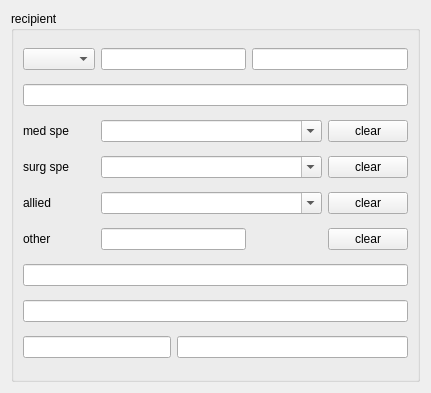
<?xml version="1.0" encoding="UTF-8"?>
<ui version="4.0">
 <class>Form</class>
 <widget class="QWidget" name="Form">
  <property name="geometry">
   <rect>
    <x>0</x>
    <y>0</y>
    <width>431</width>
    <height>393</height>
   </rect>
  </property>
  <property name="windowTitle">
   <string>Form</string>
  </property>
  <layout class="QVBoxLayout" name="verticalLayout">
   <item>
    <widget class="QGroupBox" name="recipientGroupBox">
     <property name="title">
      <string>recipient</string>
     </property>
     <layout class="QGridLayout" name="gridLayout">
      <item row="0" column="0">
       <widget class="QComboBox" name="titleComboBox"/>
      </item>
      <item row="0" column="1" colspan="2">
       <widget class="QLineEdit" name="givenNameLineEdit"/>
      </item>
      <item row="0" column="3" colspan="2">
       <widget class="QLineEdit" name="surnameLineEdit"/>
      </item>
      <item row="1" column="0" colspan="5">
       <widget class="QLineEdit" name="healthFacilityLineEdit"/>
      </item>
      <item row="2" column="0">
       <widget class="QLabel" name="medicalSpecialtyLabel">
        <property name="text">
         <string>med spe</string>
        </property>
       </widget>
      </item>
      <item row="2" column="1" colspan="3">
       <widget class="QComboBox" name="medicalSpecialtyComboBox">
        <property name="editable">
         <bool>true</bool>
        </property>
       </widget>
      </item>
      <item row="3" column="1" colspan="3">
       <widget class="QComboBox" name="surgicalSpecialtyComboBox">
        <property name="editable">
         <bool>true</bool>
        </property>
       </widget>
      </item>
      <item row="2" column="4">
       <widget class="QPushButton" name="medicalSpecialtyClearPushButton">
        <property name="text">
         <string>clear</string>
        </property>
       </widget>
      </item>
      <item row="3" column="0">
       <widget class="QLabel" name="surgicalSpecialtyLabel">
        <property name="text">
         <string>surg spe</string>
        </property>
       </widget>
      </item>
      <item row="4" column="1" colspan="3">
       <widget class="QComboBox" name="alliedHealthProfessionsComboBox">
        <property name="editable">
         <bool>true</bool>
        </property>
       </widget>
      </item>
      <item row="3" column="4">
       <widget class="QPushButton" name="surgicalSpecialtyClearPushButton">
        <property name="text">
         <string>clear</string>
        </property>
       </widget>
      </item>
      <item row="4" column="0">
       <widget class="QLabel" name="alliedHealthProfessionsLabel">
        <property name="text">
         <string>allied</string>
        </property>
       </widget>
      </item>
      <item row="6" column="0" colspan="5">
       <widget class="QLineEdit" name="address1LineEdit"/>
      </item>
      <item row="4" column="4">
       <widget class="QPushButton" name="alliedHealthProfessionsClearPushButton">
        <property name="text">
         <string>clear</string>
        </property>
       </widget>
      </item>
      <item row="7" column="0" colspan="5">
       <widget class="QLineEdit" name="address2LineEdit"/>
      </item>
      <item row="8" column="2" colspan="3">
       <widget class="QLineEdit" name="cityLineEdit"/>
      </item>
      <item row="8" column="0" colspan="2">
       <widget class="QLineEdit" name="zipLineEdit"/>
      </item>
      <item row="5" column="0">
       <widget class="QLabel" name="otherRecipientLabel">
        <property name="text">
         <string>other</string>
        </property>
       </widget>
      </item>
      <item row="5" column="1" colspan="2">
       <widget class="QLineEdit" name="otherRecipientLineEdit"/>
      </item>
      <item row="5" column="4">
       <widget class="QPushButton" name="otherRecipientClearPushButton">
        <property name="text">
         <string>clear</string>
        </property>
       </widget>
      </item>
     </layout>
    </widget>
   </item>
  </layout>
 </widget>
 <resources/>
 <connections>
  <connection>
   <sender>medicalSpecialtyComboBox</sender>
   <signal>activated(int)</signal>
   <receiver>surgicalSpecialtyComboBox</receiver>
   <slot>clearEditText()</slot>
   <hints>
    <hint type="sourcelabel">
     <x>213</x>
     <y>115</y>
    </hint>
    <hint type="destinationlabel">
     <x>213</x>
     <y>149</y>
    </hint>
   </hints>
  </connection>
  <connection>
   <sender>medicalSpecialtyComboBox</sender>
   <signal>activated(int)</signal>
   <receiver>alliedHealthProfessionsComboBox</receiver>
   <slot>clearEditText()</slot>
   <hints>
    <hint type="sourcelabel">
     <x>213</x>
     <y>115</y>
    </hint>
    <hint type="destinationlabel">
     <x>213</x>
     <y>183</y>
    </hint>
   </hints>
  </connection>
  <connection>
   <sender>medicalSpecialtyComboBox</sender>
   <signal>activated(int)</signal>
   <receiver>otherRecipientLineEdit</receiver>
   <slot>clear()</slot>
   <hints>
    <hint type="sourcelabel">
     <x>213</x>
     <y>115</y>
    </hint>
    <hint type="destinationlabel">
     <x>187</x>
     <y>217</y>
    </hint>
   </hints>
  </connection>
  <connection>
   <sender>surgicalSpecialtyComboBox</sender>
   <signal>activated(int)</signal>
   <receiver>medicalSpecialtyComboBox</receiver>
   <slot>clearEditText()</slot>
   <hints>
    <hint type="sourcelabel">
     <x>213</x>
     <y>149</y>
    </hint>
    <hint type="destinationlabel">
     <x>213</x>
     <y>115</y>
    </hint>
   </hints>
  </connection>
  <connection>
   <sender>surgicalSpecialtyComboBox</sender>
   <signal>activated(int)</signal>
   <receiver>alliedHealthProfessionsComboBox</receiver>
   <slot>clearEditText()</slot>
   <hints>
    <hint type="sourcelabel">
     <x>213</x>
     <y>149</y>
    </hint>
    <hint type="destinationlabel">
     <x>213</x>
     <y>183</y>
    </hint>
   </hints>
  </connection>
  <connection>
   <sender>surgicalSpecialtyComboBox</sender>
   <signal>activated(int)</signal>
   <receiver>otherRecipientLineEdit</receiver>
   <slot>clear()</slot>
   <hints>
    <hint type="sourcelabel">
     <x>213</x>
     <y>149</y>
    </hint>
    <hint type="destinationlabel">
     <x>187</x>
     <y>217</y>
    </hint>
   </hints>
  </connection>
  <connection>
   <sender>alliedHealthProfessionsComboBox</sender>
   <signal>activated(int)</signal>
   <receiver>surgicalSpecialtyComboBox</receiver>
   <slot>clearEditText()</slot>
   <hints>
    <hint type="sourcelabel">
     <x>213</x>
     <y>183</y>
    </hint>
    <hint type="destinationlabel">
     <x>218</x>
     <y>149</y>
    </hint>
   </hints>
  </connection>
  <connection>
   <sender>alliedHealthProfessionsComboBox</sender>
   <signal>activated(int)</signal>
   <receiver>medicalSpecialtyComboBox</receiver>
   <slot>clearEditText()</slot>
   <hints>
    <hint type="sourcelabel">
     <x>213</x>
     <y>183</y>
    </hint>
    <hint type="destinationlabel">
     <x>213</x>
     <y>115</y>
    </hint>
   </hints>
  </connection>
  <connection>
   <sender>alliedHealthProfessionsComboBox</sender>
   <signal>activated(int)</signal>
   <receiver>otherRecipientLineEdit</receiver>
   <slot>clear()</slot>
   <hints>
    <hint type="sourcelabel">
     <x>213</x>
     <y>183</y>
    </hint>
    <hint type="destinationlabel">
     <x>187</x>
     <y>217</y>
    </hint>
   </hints>
  </connection>
  <connection>
   <sender>otherRecipientLineEdit</sender>
   <signal>textEdited(QString)</signal>
   <receiver>medicalSpecialtyComboBox</receiver>
   <slot>clearEditText()</slot>
   <hints>
    <hint type="sourcelabel">
     <x>187</x>
     <y>217</y>
    </hint>
    <hint type="destinationlabel">
     <x>213</x>
     <y>115</y>
    </hint>
   </hints>
  </connection>
  <connection>
   <sender>otherRecipientLineEdit</sender>
   <signal>textEdited(QString)</signal>
   <receiver>surgicalSpecialtyComboBox</receiver>
   <slot>clearEditText()</slot>
   <hints>
    <hint type="sourcelabel">
     <x>187</x>
     <y>217</y>
    </hint>
    <hint type="destinationlabel">
     <x>213</x>
     <y>149</y>
    </hint>
   </hints>
  </connection>
  <connection>
   <sender>otherRecipientLineEdit</sender>
   <signal>textEdited(QString)</signal>
   <receiver>alliedHealthProfessionsComboBox</receiver>
   <slot>clearEditText()</slot>
   <hints>
    <hint type="sourcelabel">
     <x>187</x>
     <y>217</y>
    </hint>
    <hint type="destinationlabel">
     <x>213</x>
     <y>183</y>
    </hint>
   </hints>
  </connection>
 </connections>
</ui>
